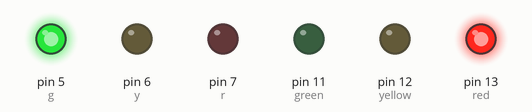
A sketch run on a simulated Arduino Uno, built with avr-gcc and run on an emulated ATmega328P. On the bench: output pins drawn as LEDs (lit = HIGH).

Above: at 1.7 s.
At 5.12 s:
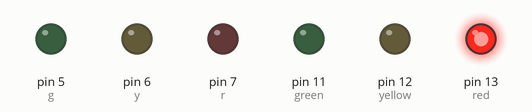
At 8.7 s:
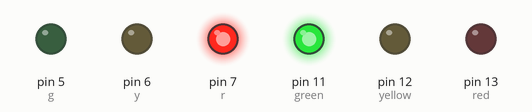
At 11.37 s:
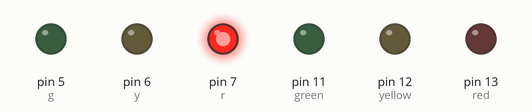
At 13.5 s:
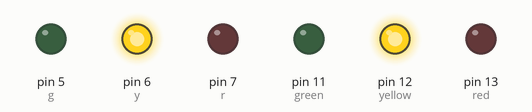
Timing chart, 0 to 18.2 s (numbered marks = the images above):
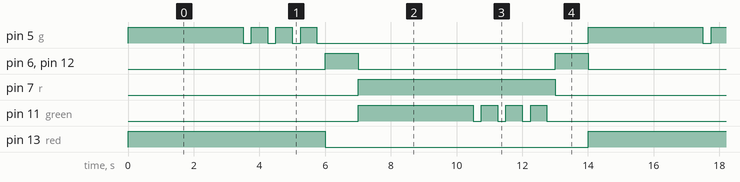

Measured:
- by itself, pin 5 (g), pin 11 (green): repeats every 14.0 s: 3 × (LOW 0.25 s, HIGH 0.50 s), LOW 8.3 s, HIGH 3.5 s
- by itself, pin 6 (y), pin 12 (yellow): alternates HIGH for 1.0 s and LOW for 6.0 s
- by itself, pin 7 (r), pin 13 (red): alternates HIGH for 6.0 s and LOW for 8.0 s

The sketch:

exercise_3_cross_traffic_lights1.ino
```cpp
int red = 13;
int yellow = 12;
int green = 11;

// cross traffic light 2 pins
int r = 7;
int y = 6;
int g = 5;

void setup()
{
  pinMode(red, OUTPUT);
  pinMode(yellow, OUTPUT);
  pinMode(green, OUTPUT);

  pinMode(r, OUTPUT);
  pinMode(y, OUTPUT);
  pinMode(g, OUTPUT);
}

void loop()
{
  activateRed();
}

void activateRed() {
  digitalWrite(red, HIGH);
  digitalWrite(g, HIGH);
  delay(3000);
  blinker(g);

  digitalWrite(red, LOW);
  digitalWrite(g, LOW);
  activateYellow();
}

void activateYellow() {
  digitalWrite(yellow, HIGH);
  digitalWrite(y, HIGH);
  delay(1000);

  digitalWrite(yellow, LOW);
  digitalWrite(y, LOW);
  activateGreen();
}

void activateGreen() {
  digitalWrite(green, HIGH);
  digitalWrite(r, HIGH);
  delay(3000);
  blinker(green);

  digitalWrite(green, LOW);
  digitalWrite(r, LOW);
  activateYellow2();
}

void activateYellow2() {
  digitalWrite(yellow, HIGH);
  digitalWrite(y, HIGH);
  delay(1000);

  digitalWrite(yellow, LOW);
  digitalWrite(y, LOW);
  activateRed();
}

void blinker(int trafficLight) {
  for (int i = 0; i < 4; i++) {
    digitalWrite(trafficLight, HIGH);
    delay(500);
    digitalWrite(trafficLight, LOW);
    delay(250);
  }
}
```
